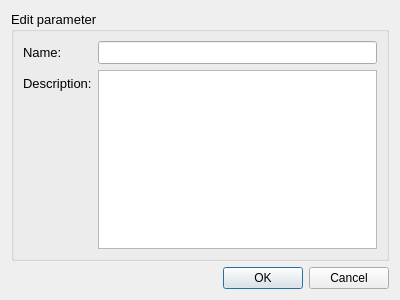
<?xml version="1.0" encoding="UTF-8"?>
<ui version="4.0">
 <class>EditParameterDataDialog</class>
 <widget class="QDialog" name="EditParameterDataDialog">
  <property name="geometry">
   <rect>
    <x>0</x>
    <y>0</y>
    <width>400</width>
    <height>300</height>
   </rect>
  </property>
  <property name="windowTitle">
   <string>Edit parameter</string>
  </property>
  <property name="locale">
   <locale language="English" country="UnitedStates"/>
  </property>
  <property name="modal">
   <bool>true</bool>
  </property>
  <layout class="QGridLayout" name="gridLayout">
   <item row="0" column="0">
    <widget class="QGroupBox" name="groupBox">
     <property name="font">
      <font>
       <pointsize>10</pointsize>
      </font>
     </property>
     <property name="title">
      <string>Edit parameter</string>
     </property>
     <layout class="QGridLayout" name="gridLayout_2">
      <item row="0" column="0">
       <layout class="QFormLayout" name="formLayout">
        <item row="0" column="0">
         <widget class="QLabel" name="nameLabel">
          <property name="font">
           <font>
            <family>MS Shell Dlg 2</family>
            <pointsize>10</pointsize>
           </font>
          </property>
          <property name="text">
           <string>Name:</string>
          </property>
         </widget>
        </item>
        <item row="0" column="1">
         <widget class="QLineEdit" name="nameLineEdit">
          <property name="font">
           <font>
            <pointsize>10</pointsize>
           </font>
          </property>
         </widget>
        </item>
        <item row="1" column="0">
         <widget class="QLabel" name="descriptionLabel">
          <property name="text">
           <string>Description:</string>
          </property>
         </widget>
        </item>
        <item row="1" column="1">
         <widget class="QTextEdit" name="descriptionTextEdit"/>
        </item>
       </layout>
      </item>
     </layout>
    </widget>
   </item>
   <item row="1" column="0">
    <widget class="QDialogButtonBox" name="buttonBox">
     <property name="standardButtons">
      <set>QDialogButtonBox::Cancel|QDialogButtonBox::Ok</set>
     </property>
    </widget>
   </item>
  </layout>
 </widget>
 <resources/>
 <connections>
  <connection>
   <sender>buttonBox</sender>
   <signal>accepted()</signal>
   <receiver>EditParameterDataDialog</receiver>
   <slot>acceptedEditData()</slot>
   <hints>
    <hint type="sourcelabel">
     <x>199</x>
     <y>279</y>
    </hint>
    <hint type="destinationlabel">
     <x>199</x>
     <y>149</y>
    </hint>
   </hints>
  </connection>
  <connection>
   <sender>buttonBox</sender>
   <signal>rejected()</signal>
   <receiver>EditParameterDataDialog</receiver>
   <slot>reject()</slot>
   <hints>
    <hint type="sourcelabel">
     <x>199</x>
     <y>279</y>
    </hint>
    <hint type="destinationlabel">
     <x>199</x>
     <y>149</y>
    </hint>
   </hints>
  </connection>
 </connections>
</ui>
